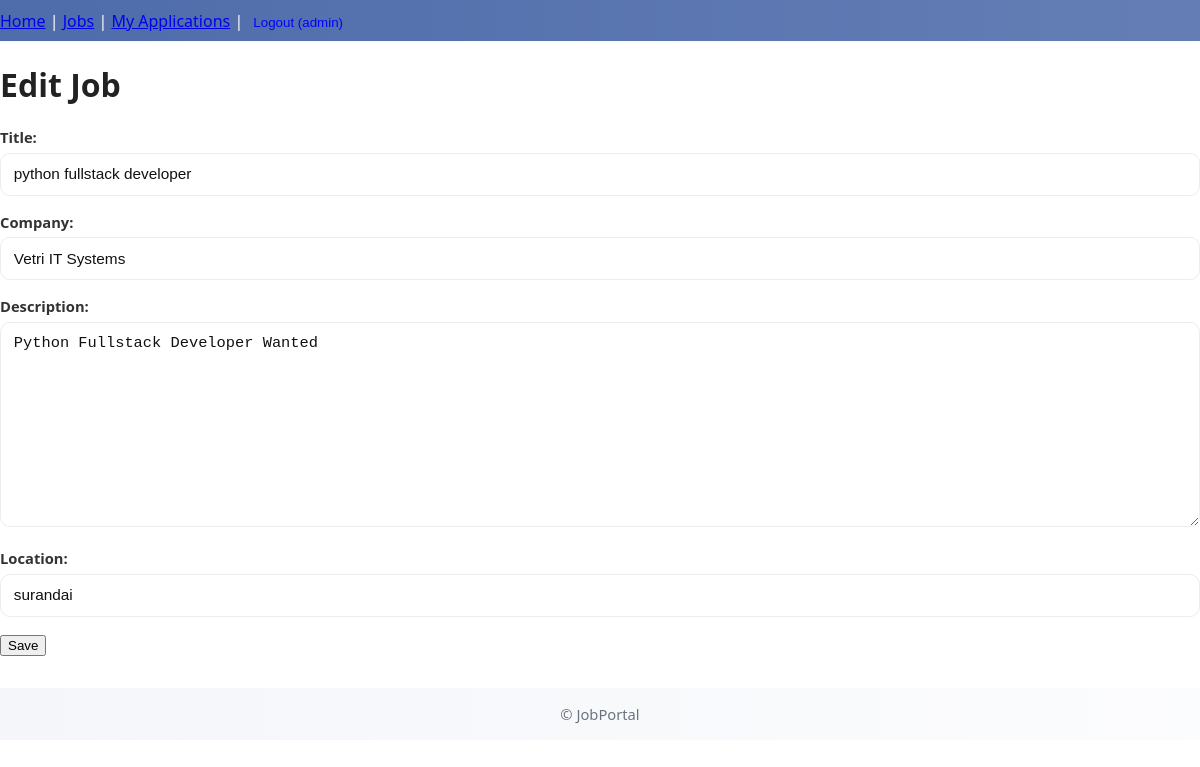
Screenshot of /jobs/1/edit/ (signed in) with the database file from the repository.
### jobs/models.py (models this page shows, shortened)
class Job(models.Model):
    title = models.CharField(max_length=255)
    company = models.CharField(max_length=255)
    description = models.TextField()
    location = models.CharField(max_length=255, blank=True)
    posted_by = models.ForeignKey(User, related_name='jobs', on_delete=models.CASCADE)
    created_at = models.DateTimeField(auto_now_add=True)
    updated_at = models.DateTimeField(auto_now=True)
    class Meta:
        ordering = ['-created_at']

### jobs/views.py (the view)
# urls.py: path('jobs/<int:pk>/edit/', views.JobUpdateView.as_view(), name='job_edit'),
class JobUpdateView(LoginRequiredMixin, UserPassesTestMixin, UpdateView):
    model = Job
    form_class = JobForm
    template_name = 'jobs/job_form.html'
    def test_func(self):
        job = self.get_object()
        return self.request.user == job.posted_by

### jobs/forms.py
class JobForm(forms.ModelForm):
    class Meta:
        model = Job
        fields = ['title', 'company', 'description', 'location']

### jobs/templates/jobs/job_form.html
{% extends 'jobs/Layout/base.html' %}
{% block content %}
  <h1>{% if object %}Edit Job{% else %}Post a Job{% endif %}</h1>
  <form method="post">{% csrf_token %}
    {{ form.as_p }}
    <button type="submit">Save</button>
  </form>
{% endblock %}

### jobs/templates/jobs/Layout/base.html (shortened to what this page needs)
<!doctype html>
<html lang="en">
<head>
  {% load static %}
  <link rel="stylesheet" href="{% static 'css/styles.css' %}">
</head>
<body>
  <nav>
    <a href="{% url 'jobs:home' %}">Home</a> |
    <a href="{% url 'jobs:job_list' %}">Jobs</a>
    {% if user.is_authenticated %}
      {% if user.profile.role == 'employer' %}
        | <a href="{% url 'jobs:employer_dashboard' %}">Employer Dashboard</a>
        | <a href="{% url 'jobs:job_create' %}">Post a Job</a>
      {% else %}
        | <a href="{% url 'jobs:my_applications' %}">My Applications</a>
      {% endif %}
      |
      <form method="post" action="{% url 'jobs:logout' %}" style="display:inline;">
        <button type="submit" style="background:none; border:none; color:blue; cursor:pointer;">
          Logout ({{ user.username }})
        </button>
      </form>
    {% else %}
      | <a href="{% url 'jobs:login' %}">Login</a> | <a href="{% url 'jobs:signup' %}">Register</a>
    {% endif %}
  </nav>
  <main>
    {% block content %}{% endblock %}
  </main>
  <footer>
    <p>&copy; {{ year }} JobPortal</p>
  </footer>
</body>
</html>

### jobs/static/css/styles.css (style rules this page uses)
* { box-sizing: border-box; }
html,body { height: 100%; margin:0; padding:0; font-family: "Montserrat", system-ui, -apple-system, "Segoe UI", Roboto, "Helvetica Neue", Arial; -webkit-font-smoothing:antialiased; -moz-osx-font-smoothing:grayscale; color:#222; background:#fff; }
:root { --primary:#4B69A9; --black:#000000; --white:#ffffff; --muted:#6b7280; --light:#F5F5F5; --success:#16a34a; --danger:#ef4444; --glass: rgba(255,255,255,0.6); --radius:12px; --card-radius:14px; --shadow-sm: 0 1px 3px rgba(16,24,40,0.04); --shadow-md: 0 8px 24px rgba(16,24,40,0.08); }
nav { background: linear-gradient(90deg, rgba(75,105,169,0.98), rgba(75,105,169,0.86)); color:var(--white); padding:0.6rem 0; box-shadow: var(--shadow-sm); position:sticky; top:0; z-index:50; }
form { background:transparent; }
label { display:block; margin-bottom:.35rem; font-weight:600; color:#333; font-size:.92rem; }
input[type="text"], input[type="email"], input[type="password"], textarea, select { width:100%; padding:.72rem .8rem; border-radius:10px; border:1px solid #e9edf2; background:var(--white); font-size:0.96rem; color:#111; }
textarea { min-height:140px; resize:vertical; }
footer { background: linear-gradient(90deg, rgba(75,105,169,0.06), rgba(75,105,169,0.02)); padding:1rem 0; margin-top:2rem; }
footer p { text-align:center; margin:0; color:var(--muted); font-size:.92rem; }
a, button { transition: all .14s ease; }

### rows the page displays
Job: title "python fullstack developer", company "Vetri IT Systems", description "Python Fullstack Developer Wanted", location "surandai"

### other values shown
{{ user.username }} "admin"
